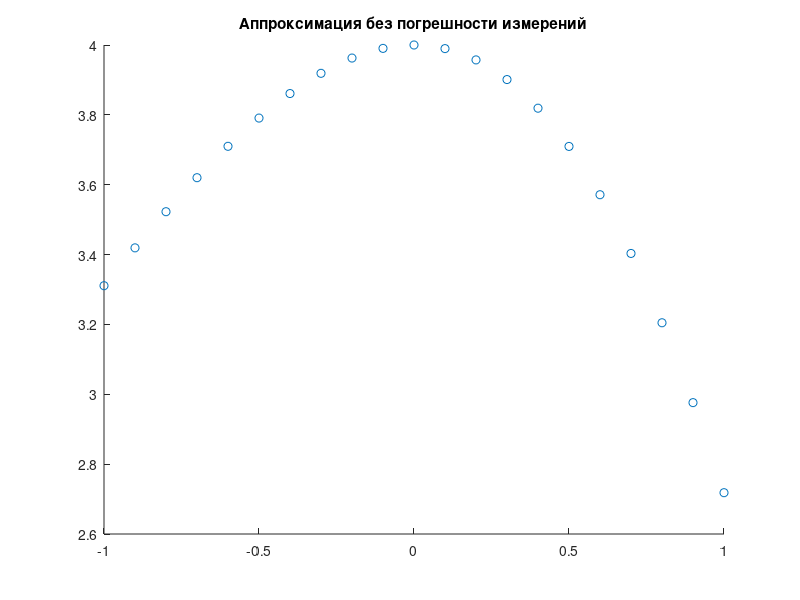

Write the MATLAB code that produced this figure. (Note: this script raises an error after producing the figure.)
f = @(x) exp(x) .* (x-2) .^2; % тестовые значения будем брать для этой функции

tblX = -1:0.1:1; % узлы (>5 штук для базиса из 6-ти полиномов)
tblY = f(tblX); % значения функции
nodeCount = length(tblX);
approximationOrder = 5;
x = linspace(-1,1); % для построение графиков


%% МНК по равноотстоящим узлам (узлов >= 5)

figure('Name','Approximation','NumberTitle','off');
clf;
title('Аппроксимация без погрешности измерений');
hold on;
scatter(tblX,tblY);
polyLSM = lsm(tblX,tblY,approximationOrder);

plot(x,polyval(polyLSM,x));
plot(x,f(x));

legend('exact data','LSM 5th order basis', '$e^x(x-2)^2$ ', 'Interpreter', 'Latex');
hold off;


figure('Name','Approximation with errors','NumberTitle','off');
clf;
title('Аппроксимация c погрешностями измерений');
hold on;
err = rand(1,nodeCount, "double"); % генерация ошибок 
err_sign = 2*randi([0, 1],1,nodeCount)-1; % генерация случайных знаков (+1,-1)
err = err_sign.*err;
tblY_errs = tblY;
for j=1:nodeCount
    tblY_errs(j) = tblY_errs(j) * ( 1 + 0.05*err(j)); % 5 процентов погрешность
end

scatter(tblX,tblY_errs);

polyLSMerr = lsm(tblX,tblY_errs,approximationOrder);
plot(x,polyval(polyLSMerr,x));
plot(x,f(x));

legend('data with 5 percent error','LSM 5th order basis', '$e^x(x-2)^2$', 'Interpreter', 'Latex');
hold off;
